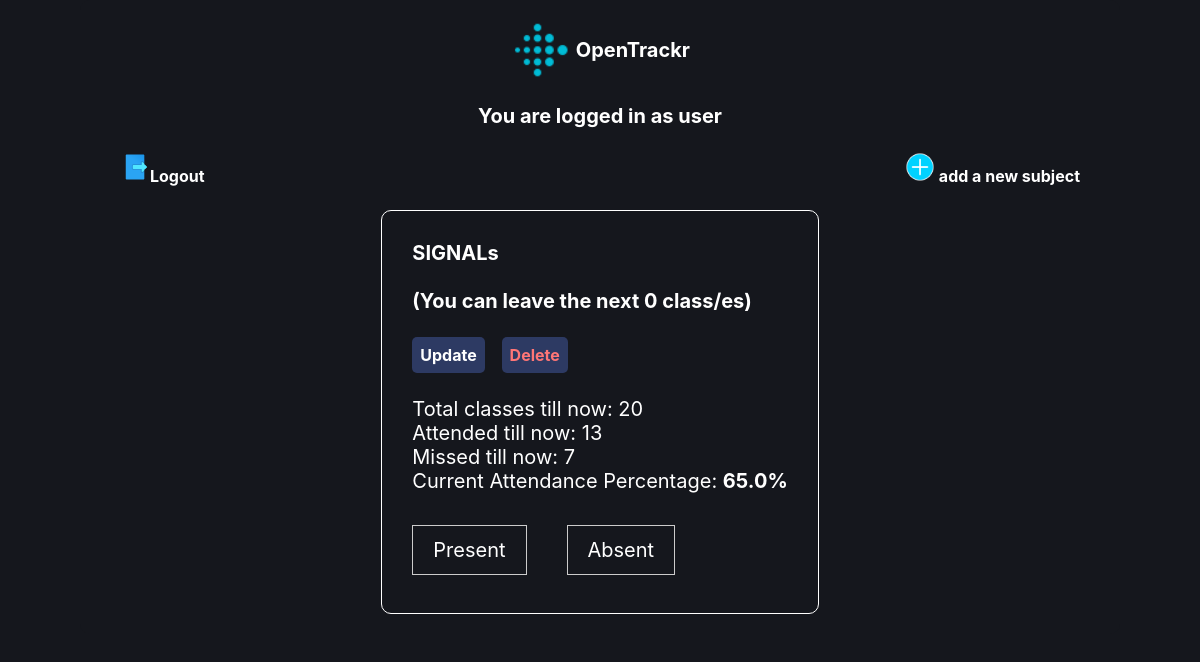
Screenshot of / (signed in) with the database file from the repository.
### attendance/models.py (models this page shows, shortened)
class subject(models.Model):
    user=models.ForeignKey(User,on_delete=models.CASCADE,blank=True,null=True,related_name="user")
    sub_name = models.CharField(max_length=100)
    present=models.IntegerField(default=0)
    totalclasses=models.IntegerField(default=0)
    def absent(self):
        return self.totalclasses-self.present
    def att_perc(self):
        return round(self.present/self.totalclasses*100,2)
    def can_leave(self):
        c=0
        k=self.totalclasses+1
        while self.present/k>=0.75:
            c+=1
            k+=1
        return c

### attendance/views.py (the view)
# urls.py: path('', views.index, name='index'),
def index(request):
    if request.user.is_authenticated:
        return render(request, 'attendance/index.html',{
            'username':request.user.username,
            'subjects':subject.objects.filter(user=request.user),
        })
    return render(request, 'attendance/index.html')

### attendance/templates/attendance/index.html (shortened to what this page needs)
{% load static %}
<link rel="stylesheet" href="{% static 'css/main.css' %}">
{% if user.is_authenticated %}
    <link rel="stylesheet" href="{% static 'css/home.css' %}">
    <body>
        <div class="card">
            <div class="heading">
                <img src="{% static 'assets/logo.png' %}" width="60px">&nbsp;
                <h1>OpenTrackr</h1>
            </div>
            <br>
            {% block addsubject %}
                <h1>You are logged in as {{ username }}</h1>
                <br>
                <div class="userops">
                    <a href="{% url 'logout' %}"><img src="{% static 'assets/logout.gif' %}" width="30px">Logout</a>
                    <a href="{% url 'addsub' %}"><img src="{% static 'assets/add.png' %}" width="30px">&nbsp;add a new subject</a>
                </div>
                <br>
                <div class="wrap-container">
                    {% for i in subjects %}
                        <div class="subject-card">
                            <h4>{{ i.sub_name }}<br><br>(You can leave the next {{ i.can_leave }} class/es)</h4>
                            <br>
                            <div class="subjectops">
                                <a href="{% url 'updateatt' id=i.id %}">Update</a>
                                <a href="{% url 'delatt' id=i.id %}" style="color: rgb(255, 118, 118);">Delete</a>
                            </div>
                            <br>
                            <p>Total classes till now: {{ i.totalclasses }}</p>
                            <p>Attended till now: {{ i.present }}</p>
                            <p>Missed till now: {{ i.absent }}</p>
                            <p>Current Attendance Percentage: <strong>{{ i.att_perc }}%</strong></p>
                            <br>
                            <div class="mark-ops">
                                <a href="{% url 'incatt' id=i.id %}"><button class="submitbtn">Present</button></a>
                                <a href="{% url 'decatt' id=i.id %}"><button class="submitbtn">Absent</button></a>
                            </div>
                        </div>
                    {% endfor %}
                </div>
            {% endblock addsubject %}
        </div>
    </body>
{% endif %}

### attendance/static/css/main.css (style rules this page uses)
* { margin: 0; font-family: Inter, Segoe UI, Roboto, Oxygen, Ubuntu, Cantarell, Fira Sans, Droid Sans, Helvetica Neue, sans-serif; color: #fff; font-size: 20px; }
body { background-color: #15171d; display: flex; flex-direction: column; align-items: center; }
.card { width: 80%; display: flex; flex-direction: column; justify-content: center; align-items: center; background-color: #15171d; padding-block: 20px; padding-inline: 40px; border-radius: 10px; }
.submitbtn { width: 100%; padding: 12px 20px; margin: 8px 0; display: inline-block; border: 1px solid #ccc; box-sizing: border-box; background-color: #15171d; color: #fff; }
.heading { display: flex; flex-direction: row; align-items: center; }
a { color: #ffffff; border-radius: 5px; text-decoration: none; font-weight: bold; font-size: medium; }

### attendance/static/css/home.css (style rules this page uses)
.userops { display: flex; flex-direction: row; justify-content: space-between; width: 100%; }
.subject-card { display: flex; flex-direction: column; align-items: start; border: rgb(255, 255, 255) solid 1px; padding: 30px; border-radius: 10px; }
.subjectops { display: flex; flex-direction: row; justify-content: space-between; }
.mark-ops { display: flex; flex-direction: row; gap: 2rem; }
.wrap-container { display: flex; flex-wrap: wrap; gap: 3rem; }
.subjectops a { padding: 8px; background-color: #2d3a63; }

### rows the page displays
subject: sub_name "SIGNALs", can_leave "0", totalclasses "20", present "13", absent "7", att_perc "65.0"

### other values shown
{{ username }} "user"
